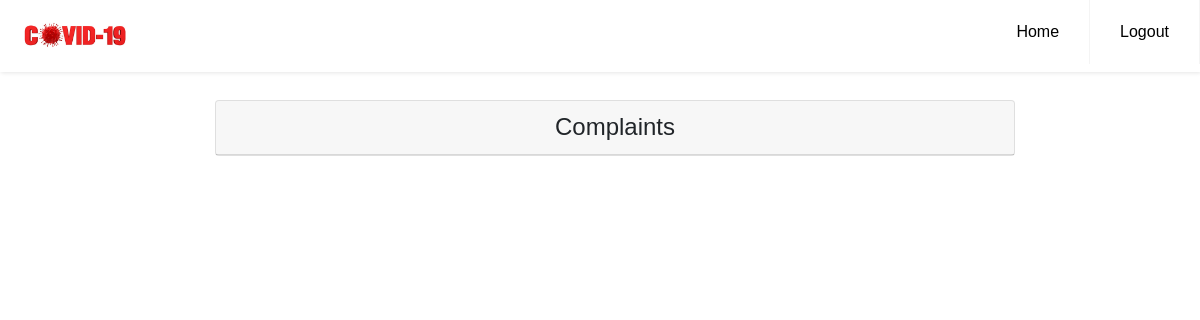
The app's page /complaint (signed in), older data.
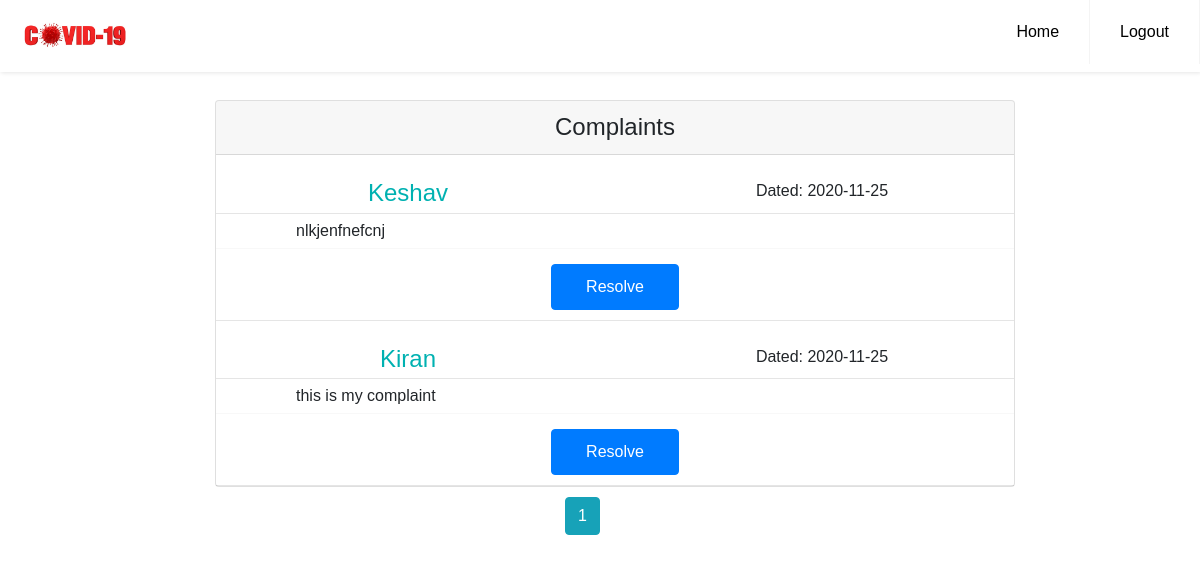
The same page, newer data.
### models.py (models this page shows, shortened)
class Contact(db.Model):
    __tablename__ = "contact"
    id = db.Column(db.Integer, primary_key=True)
    name = db.Column(db.String(100), nullable=False)
    date_posted = db.Column(db.DateTime, nullable=False,
                            default=datetime.utcnow)
    content = db.Column(db.Text, nullable=False)
    phone = db.Column(db.Integer, nullable=False)

### app.py (the view)
@app.route('/complaint')
@login_required
def complaint():
    page = request.args.get('page', 1, type=int)
    clist = Contact.query.order_by(Contact.date_posted.desc()).paginate(per_page=10, page=page)
    return render_template('complaint.html', clist=clist, title="Complaint Section")

### models.py (called while the page is built)
@login.user_loader
def load_user(id):
    return User.query.get(int(id))

### templates/complaint.html (shortened to what this page needs)
  {% extends 'base.html' %}
  {% block navbar %}
  <li><a href="{{ url_for('logout') }}">Logout</a></li>
  {% endblock %}
  {% block content %}
    <div class="profile__header">
        <div class="container profile__container">
            <div class="card">
                <div class="card-header">  <h4 >Complaints</h4></div>
                {% for complaint in clist.items %}
                <br>
                    <div class="title row">
                        <h4 style="color:#00b1b1;" class="col">{{ complaint.name }} </h4>
                        <span class="col"><p>Dated: {{ complaint.date_posted.strftime('%Y-%m-%d') }}</p></span>
                    </div>
                    <hr style="margin:5px 0 5px 0;">
                      <div class="row">
                            <div class="col-sm-7 col-xs-6 complaint">{{ complaint.content }}</div>
                      </div>
                    <div class="bot-border"></div>
                    <div class="row">
                        <a type="button" class="btn btn-primary col" id="patient__button" href="{{ url_for('resolvecomplaint', complaint_id=complaint.id) }}">Resolve</a>
                    </div>
                    <hr>
                  {% endfor %}
   </div>
           <div class="pagination_content">
             {% for page_num in clist.iter_pages(left_edge=1, right_edge=1, left_current=1, right_current=2) %}
            {% if page_num %}
                {% if clist.page == page_num %}
                  <a class="btn btn-info mb-4" href="{{ url_for('complaint', page=page_num) }}">{{ page_num }}</a>
                {% else %}
                  <a class="btn btn-outline-info mb-4" href="{{ url_for('complaint', page=page_num) }}">{{ page_num }}</a>
                {% endif %}
            {% else %}
              ...
            {% endif %}
          {% endfor %}
           </div>
        </div>
    </div>
  {% endblock content %}

### templates/base.html (shortened to what this page needs)
<!DOCTYPE html>
<html>
<head>
	<link rel="stylesheet" type="text/css" href="{{ url_for('static', filename='css/home.css') }}">
	<link rel="stylesheet" href="https://stackpath.bootstrapcdn.com/bootstrap/4.3.1/css/bootstrap.min.css">
	<link href="https://unpkg.com/aos@2.3.1/dist/aos.css" rel="stylesheet">
	<link rel="stylesheet" href="https://cdnjs.cloudflare.com/ajax/libs/select2/4.0.13/css/select2.min.css" />
	<link rel="stylesheet" type="text/css" href="{{ url_for('static', filename='css/patient_add.css') }}">
	<link href="{{ url_for('static', filename='css/main.css') }}" rel="stylesheet" media="all">
	<link rel="stylesheet" href="https://stackpath.bootstrapcdn.com/font-awesome/4.7.0/css/font-awesome.min.css">
</head>
<body>
<div class="navbar__main">
	<header class="header">
	<a href="{{ url_for('home') }}"><img src="{{ url_for('static', filename='img/logo.jpg') }}" class="logo"></a>
	  <ul class="menu">
		<li><a href="{{ url_for('home') }}">Home</a></li>
          {% block navbar %}
          {% endblock %}
	  </ul>
	</header>
</div>
{% block content %}
{% endblock %}
</body>
</html>

### static/css/home.css (style rules this page uses)
* { box-sizing: border-box; padding: 0; margin: 0; font-family: Verdana, Geneva, Tahoma, sans-serif; }
.navbar__main a { color: #000; }
.navbar__main .header { background-color: #fff; box-shadow: 1px 1px 4px 0 rgba(0,0,0,.1); position: fixed; width: 100%; z-index: 3; }
.navbar__main .header ul { margin: 0; padding: 0; list-style: none; overflow: hidden; background-color: #fff; }
.navbar__main .header li a { display: block; padding: 20px 20px; border-right: 1px solid #f4f4f4; text-decoration: none; }
.navbar__main .header .logo { display: block; float: left; font-size: 2em; padding: 10px 20px; text-decoration: none; }
.navbar__main .header .menu { clear: both; max-height: 0; transition: max-height .2s ease-out; }
@media (min-width: 1000px) { .navbar__main .header li { float: left; } }
@media (min-width: 1000px) { .navbar__main .header li a { padding: 20px 30px; } }
@media (min-width: 1000px) { .navbar__main .header .menu { clear: none; float: right; max-height: none; } }
.logo { height: 75%; width: 150px; }
body { width:100%; background: #0f0c29; background: -webkit-linear-gradient(to right, #24243e, #302b63, #0f0c29); background: linear-gradient(to right, #24243e, #302b63, #0f0c29); }
.profile__header .bot-border { border-bottom:1px #f8f8f8 solid; margin:5px 0 5px 0 }
.profile__header .title { text-align: center; }
.profile__header .card-header { text-align: center; }
.profile__header .card { text-align: center; }
.row .btn { width: 10px; padding: 10px 20px; margin: 10px 80px; }
.profile__header .profile__container { width: 830px; position: absolute; margin-top:100px; margin-bottom: 50px; margin-left: 200px; }
.profile__container #patient__button { margin: 10px 350px; }
.complaint { text-align: left; margin-left: 80px; }
.pagination_content { margin-left: 350px; margin-top: 10px; }

### static/css/patient_add.css (style rules this page uses)
.patient_form h1,h2,h3,h4,h5,h6 { margin: 0px; }

### static/css/main.css (style rules this page uses)
.wrapper__main body, h1, h2, h3, h4, h5, h6, blockquote, p, pre, dl, dd, ol, ul, figure, hr, fieldset, legend { margin: 0; padding: 0; }
.wrapper__main h1, h2, h3, h4, h5, h6 { font-weight: 400; }

Row changes from the older to the newer data that the page shows:
added Contact: name "Keshav", date_posted "2020-11-25", content "nlkjenfnefcnj"
added Contact: name "Kiran", date_posted "2020-11-25", content "this is my complaint"
Text that changed along with them:
new list line: "1"
